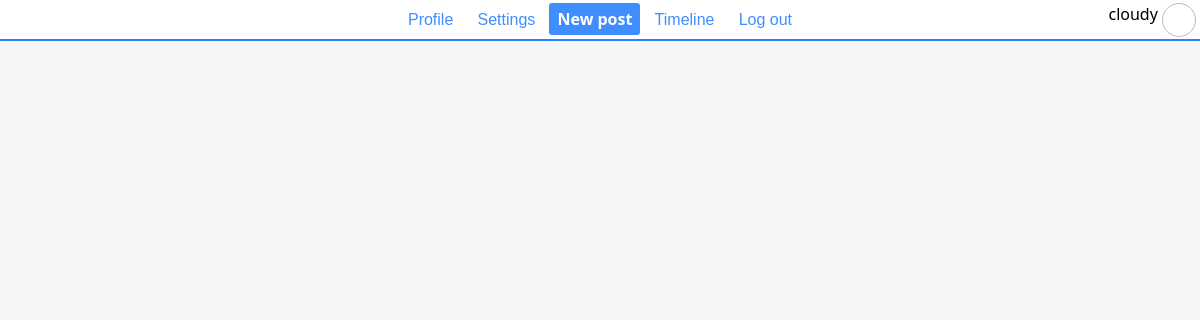
/tag/hešteg (signed in), run on an earlier commit of the app's database.
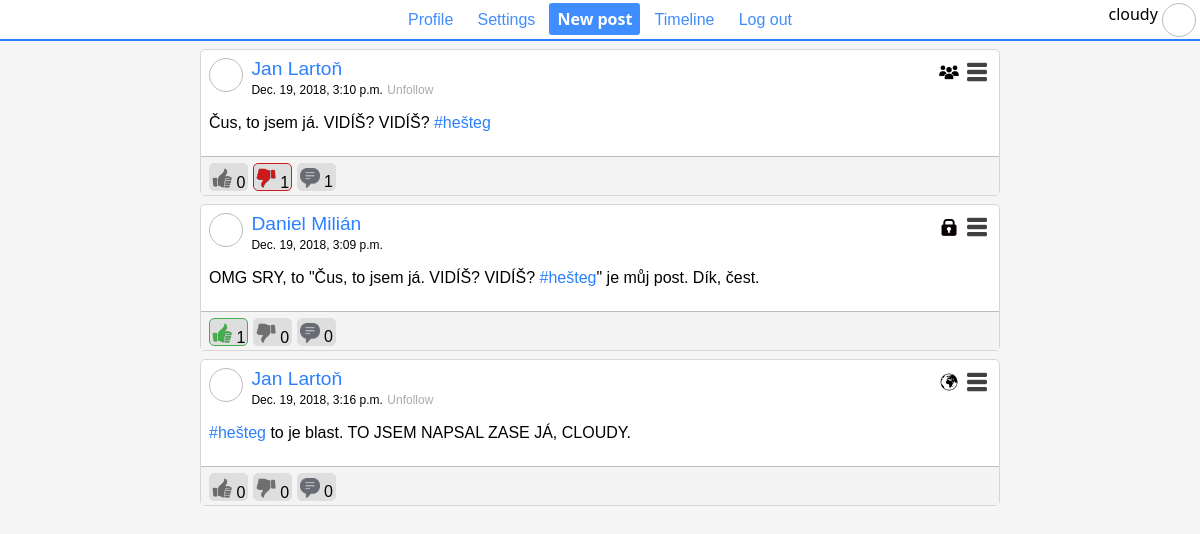
And on a later commit of the database.
### website/models.py (models this page shows, shortened)
class Profile(models.Model):
    user = models.OneToOneField(User, on_delete=models.CASCADE)
    description = models.CharField(max_length=140, default="")
    picture_url = models.CharField(max_length=256, default=None, blank=True, null=True)

class Post(models.Model):
    main_post = models.ForeignKey('Post', on_delete=models.CASCADE, null=True, blank=True, default=None)
    author = models.ForeignKey(Profile, on_delete=models.CASCADE)
    content = models.CharField(max_length=340)
    date = models.DateTimeField(auto_now=True)
    visibility = models.PositiveSmallIntegerField(
        default=Visibility.PUBLIC)  # 0: public, 1: friends, 2: myself; TODO: show posts only by visibility attribute.
    def get_thumbs_up(self):
        return len(Reaction.objects.all().filter(post=self, value=0))
    def get_thumbs_down(self):
        return len(Reaction.objects.all().filter(post=self, value=1))
    def get_thumb_value(self, user):
        profile = get_profile_by_user(user)
        if profile is None:
            raise ValueError("User must be user type or profile type.")
        try:
            reaction = Reaction.objects.get(post=self, author=profile)
            return reaction.value
        except ValueError:
            return -1
    def get_message_count(self):
        return len(Post.objects.all().filter(main_post=self))

### website/views.py (the view)
# urls.py: path('tag/<str:tag>', views.tags),
def tags(request, tag):
    logged_user = Profile.objects.get(user=request.user) if request.user.is_authenticated else None
    posts = [x.post.id for x in Tag.objects.filter(name=tag).select_related("post").order_by("-post__date")[:10]]
    show_posts = Post.objects.filter(id__in=posts).exclude(
        ~Q(author=logged_user), visibility=Visibility.MYSELF).exclude(
        Q(~Q(author__in=Follow.objects.filter(follower=logged_user).values("following")) & ~Q(
            author=logged_user)), visibility=Visibility.FOLLOWERS)
    context = {
        "posts": show_posts,
        "logged_user": logged_user,
    }
    return render(request, "website/timeline.html", context)

### website/libs/model_utils.py (called while the page is built)
def get_profile_by_user(user):
    from website.models import Profile
    if isinstance(user, Profile):
        return user
    try:
        return Profile.objects.get(user=user)
    except ObjectDoesNotExist:
        return None

def is_user_followed_by(user, follower):
    from website.models import Follow
    user = get_profile_by_user(user)
    follower = get_profile_by_user(follower)
    try:
        Follow.objects.get(follower=follower, following=user)
        return True
    except ObjectDoesNotExist:
        return False
    pass

### website/templatetags/timeline.py (called while the page is built)
@register.filter(name="add_tags")
def post_with_tags(post):
    post_list = []
    tags = get_tags(post)
    not_tags = list(map(lambda part: escape(part), split(post)))
    for i, tag in enumerate(tags):
        post_list.append(not_tags[i])
        post_list.append('<a href="/tag/{}">'.format(tag) + '#' + tag + '</a>')
    post_list.append(not_tags[-1])
    return "".join(post_list)

@register.filter(name="thumb_value")
def get_thumb_value(value, user):
    user = get_profile_by_user(user)
    return value.get_thumb_value(user.user)

@register.filter(name="followed_by")
def is_followed_by(user1, user2):
    return is_user_followed_by(user1, user2)

@register.filter(name="get_profile_picture")
def get_profile_picture(user):
    user = get_profile_by_user(user)
    return user.picture_url if user.picture_url is not None else "/static/images/default_picture.png"

### website/templates/website/timeline.html (shortened to what this page needs)
{% extends 'website/social.html' %}
{% load static %}
{% load timeline %}
{% block content %}
{% for post in posts %}
<div class="post" id="post_{{ post.id }}" postid={{ post.id }}>
    <div class="content">
        <div class="profile_picture" style="background-image:url('{{ post.author|get_profile_picture }}');" onclick="showPicture('{{ post.author|get_profile_picture }}');"></div>
        <div class="info">
            <a class="whole_name"
               href="/profile/{{ post.author.user.username }}">{{ post.author.user.get_full_name }}</a><br/>
            <a class="date">{{ post.date }}</a>
            {% if post.author != logged_user %}
            {% if post.author|followed_by:logged_user == False %}
            <a class="date_button blue" name="flw_{{ post.author.user.username }}"
               onclick="sendFollow('{{ post.author.user.username }}', 0);">Follow</a>
            {% else %}
            <a class="date_button gray" name="flw_{{ post.author.user.username }}"
               onclick="sendFollow('{{ post.author.user.username }}', 1);">Unfollow</a>
            {% endif %}
            {% endif %}
        </div>
        <div class="menu clickable"><img src="{% static "images/menu.png" %}" width="20"/></div>
        {% if post.author == logged_user %}
        <div class="menu clickable"
             onclick="showContextMenu([event.clientX, event.clientY], ['Public', 'Followers', 'Private'], ['setVisibility({{ post.id }},0)','setVisibility({{ post.id }},1)','setVisibility({{ post.id }},2)']);">
            {% else %}
            <div class="menu">
                {% endif %}
                {% if post.visibility == 0 %}
                <img src="{% static "images/world.png" %}" title="Public" width="20"/>
                {% elif post.visibility == 1 %}
                <img src="{% static "images/people.png" %}" title="Followers" width="20"/>
                {% elif post.visibility == 2 %}
                <img src="{% static "images/private.png" %}" title="Private" width="20"/>
                {% endif %}
            </div>
            {% autoescape off %}
            <p>{{ post.content|add_tags }}</p>
            {% endautoescape %}
        </div>
        <div class="reactions">
            {% if post|thumb_value:logged_user == 0 %}
            <div class="button g_used" onclick="sendThumb(this, {{ post.id }}, -1);"><img
                    src="{% static "images/thumb_up.png" %}" width="20"> <label>{{ post.get_thumbs_up }}</label>
            </div>
            {% else %}
            <div class="button" onclick="sendThumb(this, {{ post.id }}, 0);"><img
                    src="{% static "images/thumb_up_n.png" %}" width="20">
                <label>{{ post.get_thumbs_up }}</label>
            </div>
            {% endif %}
            {% if post|thumb_value:logged_user == 1 %}
            <div class="button r_used" onclick="sendThumb(this, {{ post.id }}, -1);"><img
                    src="{% static "images/thumb_down.png" %}"
                width="20"> <label>{{ post.get_thumbs_down }}</label></div>
            {% else %}
            <div class="button" onclick="sendThumb(this, {{ post.id }}, 1);"><img
                    src="{% static "images/thumb_down_n.png" %}"
                width="20"> <label>{{ post.get_thumbs_down }}</label></div>
            {% endif %}
            <div class="button" onclick="commentOnPost({{ post.id }})"><img src="{% static "images/messages.png" %}"
                width="20"> <label>{{ post.get_message_count }}</label>
            </div>
        </div>
    </div>
    {% endfor %}
    {% endblock %}

### website/templates/website/social.html (shortened to what this page needs)
{% load static %}
<!DOCTYPE html>
<html>
<head>
    <link rel="stylesheet" href="{% static "website/main.css" %}"/>
</head>
<body>
<div id="siteheader">
    <div id="content">
        <button href="/profile/{{ logged_user.user.username }}">Profile</button>
        <button href="/settings/">Settings</button>
        <button class="special" onclick="displayPostForm()">New post</button>
        <button href="/">Timeline</button>
        <button href="/logout">Log out</button>
        <div class="absolute right" style="display:inline-block;">
            {{ logged_user.user.username }}
            <div class="profile_picture"></div>
        </div>
    </div>
</div>
<div class="container">
    <div class="content">
        {% block content %}
        {% endblock %}
    </div>
</div>
</body>
</html>

### website/static/website/main.css (style rules this page uses)
body { background-color: rgb(245, 245, 245); font-family: Helvetica, Arial, sans-serif; padding: 0; margin: 0; }
.content p a { text-decoration: none; color: #2b80ff; }
#siteheader { background-color: white; display: flex; margin: 0 auto; padding: .2em; justify-content: center; font-family: 'Segoe UI', Tahoma, Geneva, Verdana, sans-serif; border-bottom: 2px solid #2b80ff; }
#siteheader #content { width: 100%; text-align: center; }
#siteheader button { padding: 0 .5em; text-align: center; font-size: 16px; margin: 0 2px; height: 2em; line-height: 2em; color: #408dff; text-decoration: none; border: 0; background-color: transparent; }
#siteheader button.special { border: none; font-weight: bolder; background-color: #408dff; text-align: center; margin: 0; height: 2em; line-height: 2em; color: white; font-family: 'Segoe UI', Tahoma, Geneva, Verdana, sans-serif; text-decoration: none; border-radius: 3px; font-size: 16px; }
.container { margin: 0 auto; max-width: 50em; }
.post .whole_name { text-decoration: none; color: #2b80ff; font-size: 1.2em; }
.post .date { font-size: 12px; }
.post { position: relative; margin-top: 8px; border: 1px solid rgb(214, 214, 214); background-color: white; border-radius: 5px; }
.post .content { padding: .5em; }
.post .info { display: inline-block; }
.profile_picture { width: 32px; height: 32px; border-radius: 32px; border: 1px solid #BBBBBB; display: inline-block; vertical-align: top; margin-right: 4px; background-size: 32px 32px; cursor: pointer; }
.post .reactions { padding-top: 6px; padding-left: .5em; border-top: 1px solid #BBBBBB; background-color: rgb(244, 244, 244); margin: 0 auto; height: 32px; }
.post .button { border-radius: 5px; background-color: rgb(222, 222, 222); border: 1px solid rgb(222, 222, 222); display: inline-block; cursor: pointer; padding: 2px; box-sizing: border-box; height: 28px; vertical-align: top; }
.post .button label { cursor: pointer; }
.post .button img { margin-top: 2px; }
.post .button.g_used { border: 1px solid rgb(68, 174, 76); }
.post .button.r_used { border: 1px solid rgb(204, 26, 28); }
.post .menu { float: right; cursor: pointer; height: 28px; padding: 4px; box-sizing: border-box; border-radius: 5px; }
.post .date_button { font-size: 12px; cursor: pointer; }
.gray { color: #aaaaaa; }
.absolute { position: absolute; }
.absolute.right { right: 0; }

What changed in the data, as far as the page shows it:
added Post: author.user.get_full_name "Jan Lartoň", date "Dec. 19, 2018, 3:10 p.m.", visibility 1 (drawn), content|add_tags "Čus, to jsem já. VIDÍŠ? VIDÍŠ? #hešteg", get_thumbs_up "0", get_thumbs_down "1", get_message_count "1"
added Post: author.user.get_full_name "Daniel Milián", date "Dec. 19, 2018, 3:09 p.m.", visibility 2 (drawn), content|add_tags "OMG SRY, to \"Čus, to jsem já. VIDÍŠ? VIDÍŠ? #hešteg \" je můj post. Dík, čest.", get_thumbs_up "1", get_thumbs_down "0", get_message_count "0"
added Post: author.user.get_full_name "Jan Lartoň", date "Dec. 19, 2018, 3:16 p.m.", visibility 0 (drawn), content|add_tags "#hešteg to je blast. TO JSEM NAPSAL ZASE JÁ, CLOUDY.", get_thumbs_up "0", get_thumbs_down "0", get_message_count "0"
